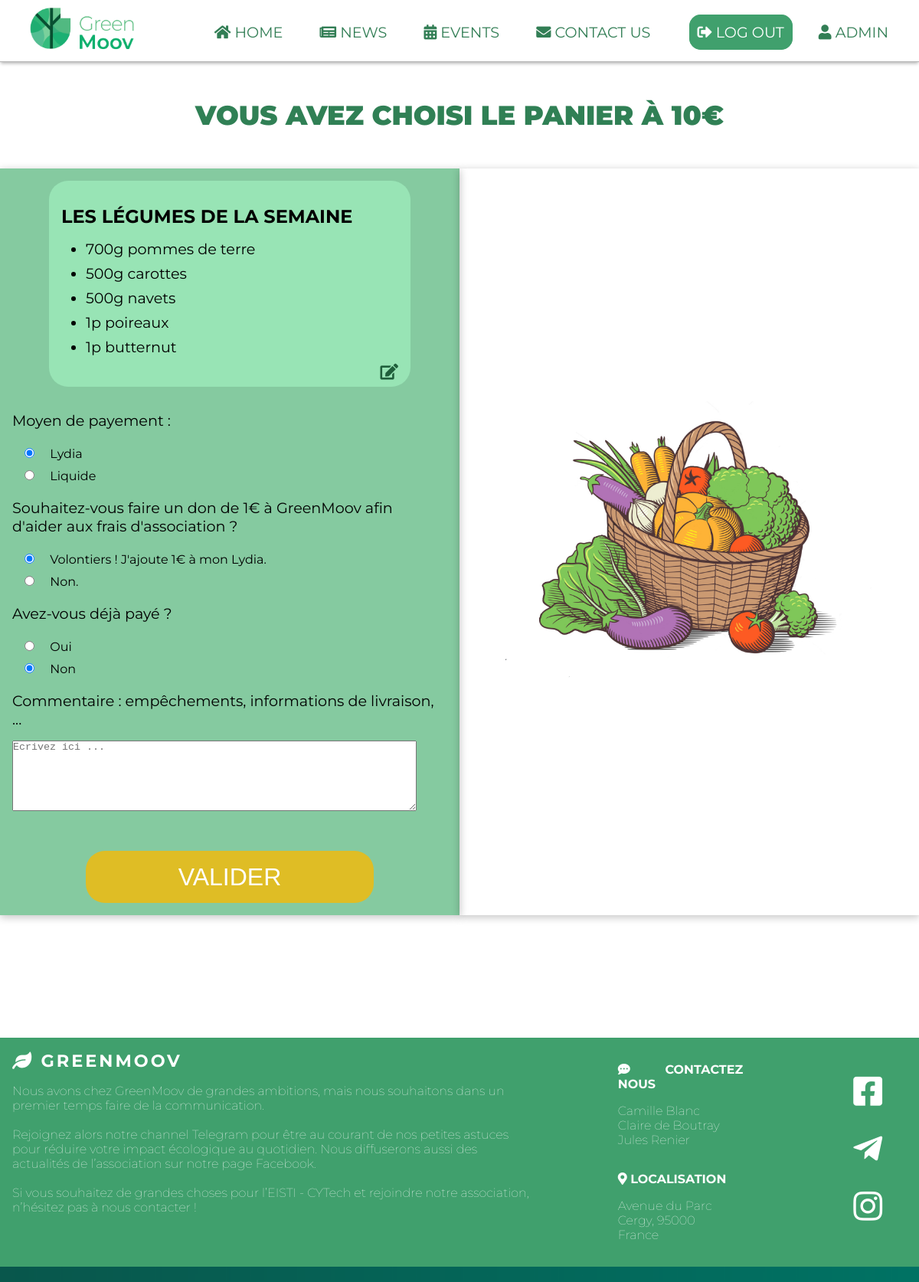
The app's page /Commandes/commande10.php (signed in) with its own data.
### tables this page shows
CREATE TABLE `panier` (
  `id` tinyint(4) NOT NULL AUTO_INCREMENT,
  `légumes` VARCHAR(50) NOT NULL,
  `quantité`VARCHAR(50) NOT NULL,
  `unité` VARCHAR(50) NOT NULL,
  `type` INT(10) NOT NULL,
  PRIMARY KEY (`id`)
);

### Commandes/commande10.php (the view, shortened to what this page needs)
<?php
    include_once '../dbh.inc.php';
    function getliste($conn){
        $sql = "SELECT * FROM `panier` WHERE type=10";
        $result = $conn->query($sql);
        if($result->num_rows > 0) {
            while($row = $result->fetch_assoc()) {
                echo "<li>{$row['quantité']}{$row['unité']} {$row['légumes']}</li>";
            }
        }else{
            echo '<li>Pas de fruits et légumes pour la semaine</li>';
        }
    }
?>
<!DOCTYPE html>
<html>
    <head>
        <link rel="stylesheet" type="text/css" href="./commande.css"/>
        <link rel="stylesheet" type="text/css" href="../main/newmain.css"/>
        <?php include("../header/header.php");?>
    </head>
    <body>
    <h3 class="title" style="text-align:center; margin:3rem;"> Vous avez choisi le panier à 10&#x20AC</h3>
    <div id="container">
            <div id="validation">
                <div class="liste">
                <ul class="panier">
                        <h3>Les légumes de la semaine</h3>
                        <?php getliste($conn)?>
          <?php if($_SESSION['statut']>1){echo '<a class="edit"><i class="fas fa-edit"></i></a>';}?>
                    </ul>
                </div>
                <div id="selection">
                    <div id="payement">
                    <form action="<?php if(isset($_SESSION['email'])){echo './include/commande.inc.php?panier=10';}else{echo '../login/login.php';}?>" method="post">
                        <p>Moyen de payement :</p>
                        <div class="choise">
                            <input type="radio" id="Lydia" value="Lydia" name="payement" checked>
                            <label for="Lydia">Lydia</label>
                        </div>
                        <div class="choise">
                            <input type="radio" id="liquide" value="liquide" name="payement">
                            <label for="liquide">Liquide</label>
                        </div>
                    </div>
                    <div id="donation">
                        <p>Souhaitez-vous faire un don de 1€ à GreenMoov afin d'aider aux frais d'association ?</p>
                        <div class="choise">
                            <input type="radio" id="oui" value="1" name="donation" checked>
                            <label for="oui">Volontiers ! J'ajoute 1€ à mon Lydia.</label>
                        </div>
                        <div class="choise">
                            <input type="radio" id="non" value="0" name="donation">
                            <label for="non">Non.</label>
                        </div>
                    </div>
                    <div>
                        <p>Avez-vous déjà payé ?</p>
                        <div class="choise">
                            <input type="radio" id="poui" value="1" name="p">
                            <label for="poui">Oui</label>
                        </div>
                        <div class="choise">
                            <input type="radio" id="pnon" value="0" name="p" checked>
                            <label for="pnon">Non</label>
                        </div>
                    </div>
                    <div>
                        <p>Commentaire : empêchements, informations de livraison, ...</p>
                        <textarea class="choise" name="comment" id="comment" cols="30" rows="5" placeholder="Ecrivez ici ..."></textarea>
                    </div>
            </div>
                <button name="submit" type="submit">Valider</button>
            </div>
            <div id="panier">
                <img src="../images/Basket/Panier20.png" width="80%" heigt="60%">
            </div>
        </div>
        <?php include("../footer/footer.php");?>
    </body>
</html>

### Commandes/commande.css (style rules this page uses)
#container { margin: 1rem 0 10rem 0; display: grid; grid-template-columns: 1fr 1fr; grid-template-areas: "liste panier"; }
#panier { grid-area: panier; display: flex; align-items: center; justify-content: center; box-shadow: 0 2px 10px .5px rgba(0, 0, 0, 0.219); }
#validation { grid-area: liste; background-color: rgb(133, 202, 160); box-shadow: 0 2px 10px .5px rgba(0, 0, 0, 0.219); display: grid; grid-template-rows: auto auto 100px; grid-template-areas: "liste" "selection" "valide"; }
button { border: none; text-align: center; grid-area: valide; display: flex; align-items: center; justify-content: center; font-size: 200%; margin: 1rem 7rem; background-color: rgb(223, 189, 37); border-radius: 25px; color: #fff; text-transform: uppercase; padding: 1rem; cursor: pointer; }
#selection { margin: 0rem 1rem 2rem 0; }
#selection input { margin: 0.5rem 1rem; }
#selection p { margin: 1rem; font-size: 120%; }
.choise { margin:0 1rem; }
ul { background-color: rgb(152, 228, 181); padding: 2rem 1rem; text-align: justify; border-radius: 25px; margin: 1rem 4rem; }
h3 { font-size: x-large; text-transform: uppercase; margin-bottom: 1rem; }
li { font-size: larger; margin: 0.5rem 2rem; }
#comment { overflow: scroll; resize: vertical; width: 90%; }
.edit { float:right; color: rgb(31, 95, 59); font-size: 130%; cursor: pointer; }

### main/newmain.css (style rules this page uses)
html { background: url("../images/background.png") no-repeat center center fixed; -webkit-background-size: cover; -moz-background-size: cover; -o-background-size: cover; background-size: cover; font-family: 'Montserrat', sans-serif; }
.title { text-decoration: none; font-weight: 1000; font-size: 220%; color: #308055; text-transform: uppercase; margin: 1rem; }

### header/header.css (style rules this page uses)
* { margin: 0 0; padding: 0 0; }
body { background-color: #fff; overflow-x: hidden; }

### footer/footer.css (style rules this page uses)
a { text-decoration: none; }

### records on screen
panier: quantité "700", unité "g", légumes "pommes de terre"
panier: quantité "500", unité "g", légumes "carottes"
panier: quantité "500", unité "g", légumes "navets"
panier: quantité "1", unité "p", légumes "poireaux"
panier: quantité "1", unité "p", légumes "butternut"

### other values on screen
$_SESSION['prenom'] "ADMIN"
